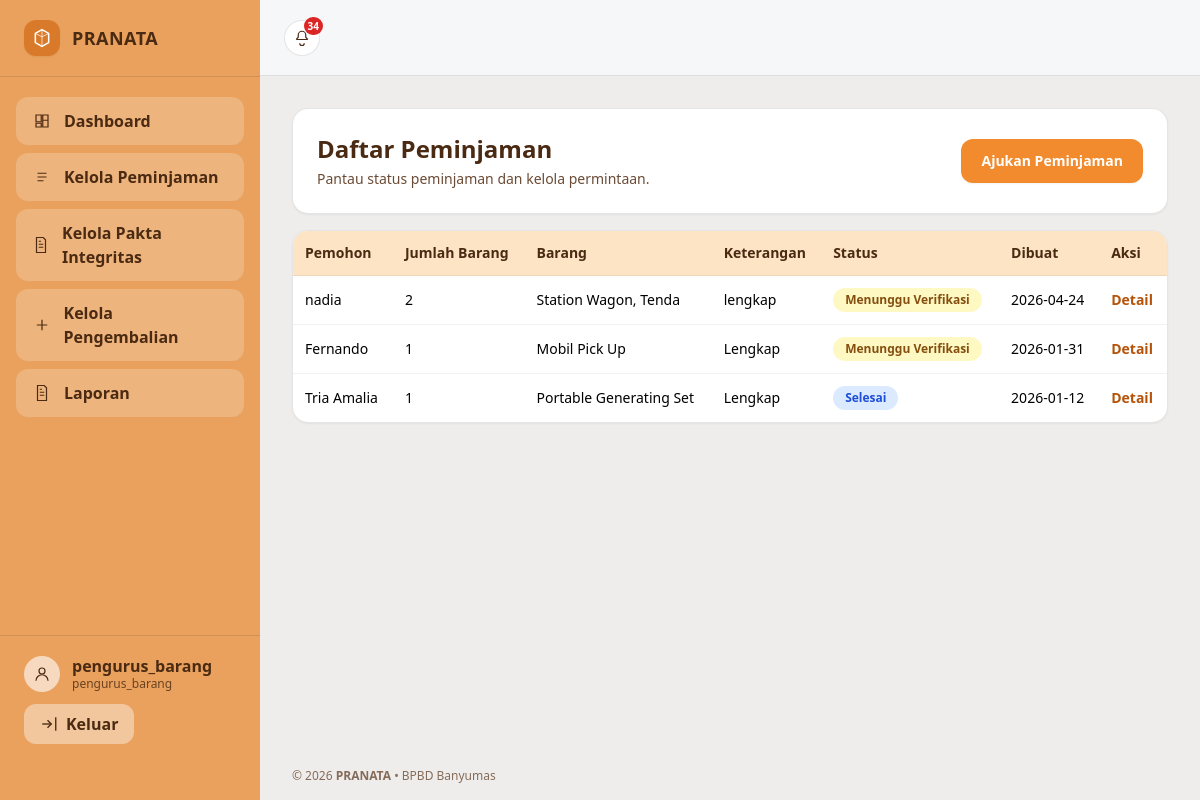
/index.php?page=peminjaman (signed in), run on the app's committed database.
### tables this page shows
CREATE TABLE `peminjaman` (
  `id_pinjam` int(11) NOT NULL,
  `id_user` int(11) NOT NULL,
  `nama_pihak1` varchar(120) DEFAULT NULL,
  `nip` varchar(30) DEFAULT NULL,
  `jabatan` varchar(80) DEFAULT NULL,
  `nama_pihak2` varchar(120) DEFAULT NULL,
  `nip1` varchar(30) DEFAULT NULL,
  `jabatan1` varchar(80) DEFAULT NULL,
  `alamat` varchar(255) DEFAULT NULL,
  `no_hp` varchar(15) DEFAULT NULL,
  `tujuan` varchar(200) DEFAULT NULL,
  `tgl_pinjam` date NOT NULL,
  `tgl_jatuh_tempo` date DEFAULT NULL,
  `spesifikasi` text DEFAULT NULL,
  `keterangan` text DEFAULT NULL,
  `status` enum('pending','waiting_verification','approved','completed','ditolak','rejected') NOT NULL,
  `requested_by` int(11) DEFAULT NULL,
  `verified_by` int(11) DEFAULT NULL,
  `verified_at` datetime DEFAULT NULL
);

### app/controllers/PeminjamanController.php (called while the page is built, shortened)
<?php
require_once __DIR__ . '/../models/PeminjamanModel.php';
require_once __DIR__ . '/../models/Koneksi.php';
class PeminjamanController
{
    private $model;
    public function __construct()
    {
        $this->model = new PeminjamanModel();
    }
    public function index()
    {
        $role = $_SESSION['role'] ?? '';
        $user_id = $_SESSION['user_id'] ?? null;
        if ($role === 'admin' || $role === 'pengurus') {
            $data = $this->model->getAll();
        } elseif ($user_id) {
            $data = $this->model->getByUser($user_id);
        } else {
            $data = [];
        }
        include __DIR__ . '/../views/peminjaman/index.php';
    }
}

### app/models/Koneksi.php (called while the page is built, shortened)
<?php
class Koneksi
{
    public static function connect()
    {
        $host = "localhost";
        $user = "root";
        $pass = "";
        $db   = "pranata_app";
        $conn = new mysqli($host, $user, $pass, $db);
        $conn->set_charset("utf8mb4");
        return $conn;
    }
}

### app/models/PeminjamanModel.php (called while the page is built, shortened)
<?php
require_once __DIR__ . '/Koneksi.php';
class PeminjamanModel
{
    private $conn;
    private $userColumn = null;
    private $pkColumn = null;
    public function __construct()
    {
        $this->conn = Koneksi::connect();
        $this->detectUserColumn();
        $this->detectPrimaryKey();
    }
    private function detectUserColumn()
    {
        $candidates = ['user_id','id_user','requested_by','pemohon_id','peminjam_id','created_by','requester'];
        $sql = "SELECT COLUMN_NAME FROM INFORMATION_SCHEMA.COLUMNS WHERE TABLE_SCHEMA=DATABASE() AND TABLE_NAME='peminjaman'";
        $res = $this->conn->query($sql);
        $cols = [];
        if ($res) {
            while ($row = $res->fetch_assoc()) $cols[] = $row['COLUMN_NAME'];
        }
        foreach ($candidates as $c) {
            if (in_array($c, $cols)) {
                $this->userColumn = $c;
                return $this->userColumn;
            }
        }
        $this->userColumn = null;
        return null;
    }
    private function detectPrimaryKey()
    {
        $stmt = $this->conn->prepare("SELECT COLUMN_NAME FROM INFORMATION_SCHEMA.COLUMNS WHERE TABLE_SCHEMA=DATABASE() AND TABLE_NAME='peminjaman' AND COLUMN_KEY = 'PRI' LIMIT 1");
        $stmt->execute();
        $res = $stmt->get_result();
        if ($res && $row = $res->fetch_assoc()) {
            $this->pkColumn = $row['COLUMN_NAME'];
            return $this->pkColumn;
        }
        $this->pkColumn = null;
        return null;
    }
    public function getByUser($userId)
    {
        $col = $this->userColumn;
        $order = '';
        if ($this->pkColumn) $order = "ORDER BY `{$this->pkColumn}` DESC";
        elseif ($this->hasColumn('created_at')) $order = "ORDER BY `created_at` DESC";
        $stmt = $this->conn->prepare("SELECT * FROM peminjaman WHERE `$col` = ? $order");
        $stmt->bind_param('i', $userId);
        $stmt->execute();
        $res = $stmt->get_result();
        $rows = [];
        while ($r = $res->fetch_assoc()) {
            if ($this->pkColumn && !isset($r['id'])) {
                $r['id'] = $r[$this->pkColumn] ?? null;
            }
            $rows[] = $r;
        }
        return $rows;
    }
}

### app/views/peminjaman/index.php (the view, shortened to what this page needs)
<?php
$role = $_SESSION['role'] ?? '';
$user_id = $_SESSION['user_id'] ?? null;
require_once __DIR__ . '/../../models/Koneksi.php';
  $hasActive = false;
  $hasPending = false;
?>
<div class="space-y-4">
    <div class="rounded-2xl border border-black/10 bg-white p-6 shadow-sm">
        <div class="flex flex-col gap-3 md:flex-row md:items-center md:justify-between">
            <div>
                <h2 class="text-2xl font-extrabold text-[#4A2A12]">Daftar Peminjaman</h2>
                <p class="mt-1 text-sm text-[#6B4B35]">Pantau status peminjaman dan kelola permintaan.</p>
            </div>
            <?php if ($user_id): ?>
                <a href="index.php?page=peminjaman_tambah"
                   data-restrict="<?php echo ($role === 'pemohon' && ($hasActive || $hasPending)) ? '1' : '0'; ?>"
                   class="inline-flex w-full items-center justify-center rounded-xl bg-[#F28B2D] px-5 py-3 text-sm font-bold text-white shadow-sm hover:brightness-95 md:w-auto">
                    Ajukan Peminjaman
                </a>
            <?php endif; ?>
        </div>
    </div>
    <div class="rounded-2xl border border-black/10 bg-white shadow-sm overflow-hidden">
        <div class="overflow-x-auto">
            <table class="min-w-max w-full text-sm">
                <thead class="bg-[#FCE4C4] text-[#4A2A12]">
                    <tr>
                        <th class="px-3 py-3 text-left">Pemohon</th>
                        <th class="px-3 py-3 text-left">Jumlah Barang</th>
                        <th class="px-3 py-3 text-left">Barang</th>
                        <th class="px-3 py-3 text-left">Keterangan</th>
                        <th class="px-3 py-3 text-left">Status</th>
                        <th class="px-3 py-3 text-left">Dibuat</th>
                        <th class="px-3 py-3 text-left">Aksi</th>
                    </tr>
                </thead>
                <tbody>
                    <?php if (empty($data)): ?>
                        <tr>
                            <td colspan="7" class="px-4 py-6 text-center text-gray-600">Belum ada data peminjaman.</td>
                        </tr>
                    <?php else: ?>
                        <?php foreach ($data as $row): ?>
                            <tr class="border-t border-black/5">
                                <td class="px-3 py-3"><?php echo htmlspecialchars($row['nama_pihak2'] ?? ($row['pemohon_nama'] ?? ($row['user_id'] ?? '-'))); ?></td>
                                <td class="px-3 py-3"><?= (int)($row['items_count'] ?? 0) ?></td>
                                <td class="px-3 py-3"><?= htmlspecialchars($row['items_summary'] ?? '') ?></td>
                                <td class="px-3 py-3"><?php echo nl2br(htmlspecialchars($row['keterangan'] ?? '')); ?></td>
                                <?php
                                  $raw = strtolower((string)($row['status'] ?? 'pending'));
                                  if (in_array($raw, ['waiting_verification','pending'], true)) {
                                    $label = 'Menunggu Verifikasi';
                                    $cls = 'bg-yellow-100 text-yellow-800';
                                  } elseif ($raw === 'approved') {
                                    $label = 'Disetujui';
                                    $cls = 'bg-green-100 text-green-700';
                                  } elseif ($raw === 'rejected') {
                                    $label = 'Ditolak';
                                    $cls = 'bg-red-100 text-red-700';
                                  } elseif ($raw === 'completed') {
                                    $label = 'Selesai';
                                    $cls = 'bg-blue-100 text-blue-700';
                                  } else {
                                    $label = ucwords(str_replace('_', ' ', $raw));
                                    $cls = 'bg-gray-100 text-gray-700';
                                  }
                                ?>
                                <td class="px-3 py-3">
                                  <span class="inline-flex items-center rounded-full px-3 py-1 text-xs font-semibold <?= $cls ?>">
                                    <?= htmlspecialchars($label) ?>
                                  </span>
                                </td>
                                <td class="px-3 py-3"><?php echo htmlspecialchars($row['created_at'] ?? ($row['tgl_pinjam'] ?? '')); ?></td>
                <td class="px-3 py-3">
                    <div class="flex flex-col gap-2 sm:flex-row sm:flex-wrap sm:items-center">
                      <?php if ($role !== 'pemohon'): ?>
                          <a class="text-[#B45309] font-semibold" href="index.php?page=peminjaman_detail&id=<?php echo $row['id']; ?>">Detail</a>
                      <?php endif; ?>
                    </div>
                </td>
                            </tr>
                        <?php endforeach; ?>
                    <?php endif; ?>
                </tbody>
            </table>
        </div>
    </div>
</div>
<?php
include __DIR__ . '/../layout/main.php';
?>

### data on the page
peminjaman: nama_pihak2 "nadia", items_count "2", items_summary "Station Wagon, Tenda", keterangan "lengkap", status "Menunggu Verifikasi", tgl_pinjam "2026-04-24"
peminjaman: nama_pihak2 "Fernando", items_count "1", items_summary "Mobil Pick Up", keterangan "Lengkap", status "Menunggu Verifikasi", tgl_pinjam "2026-01-31"
peminjaman: nama_pihak2 "Tria Amalia", items_count "1", items_summary "Portable Generating Set", keterangan "Lengkap", status "Selesai", tgl_pinjam "2026-01-12"

### other printed values
$username "pengurus_barang"
$role ?: 'Admin' "pengurus_barang"
$notifUnread "34"
